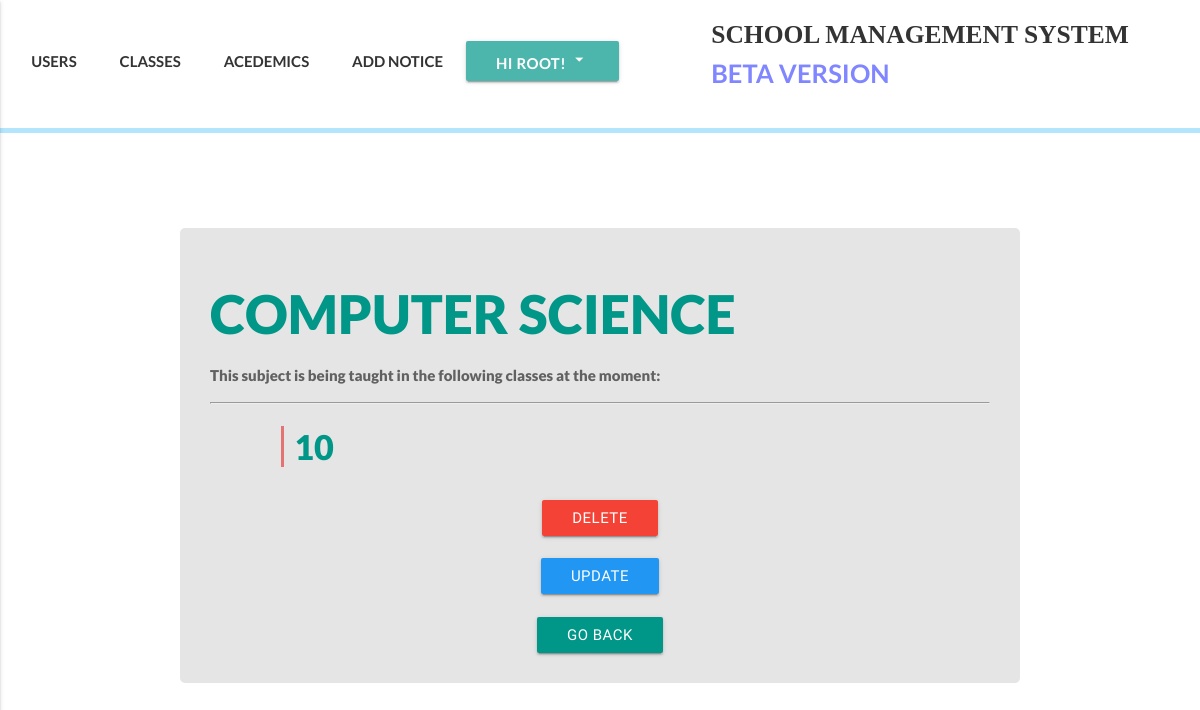
/academics/2/ (signed in), run on the app's committed database.
### accounts/models.py (models this page shows, shortened)
class User(AbstractBaseUser):
    email = models.EmailField(
        verbose_name='email address',
        max_length=255,
        unique=True,
    )
    date_of_birth = models.DateField(null=True)
    is_active = models.BooleanField(default=True)
    is_admin = models.BooleanField(default=False)
    is_teacher = models.BooleanField(default=False)
    is_student = models.BooleanField(default=False)
    bio = models.TextField(blank=True, help_text='write something about yourself...')
    phone_regex = RegexValidator(regex=r'^\+?1?\d{9,15}$', message="Phone number must be entered in the format: '+999999999'. Up to 15 digits allowed.")
    phone_number = models.CharField(validators=[phone_regex], max_length=17, blank=True, help_text="Phone number must be entered in the format: '+999999999'. Up to 15 digits allowed.") # validators should be a list
    first_name = models.CharField(max_length=225)
    last_name = models.CharField(max_length=225)
    address = models.CharField(max_length=225, blank=True)
    part_of = models.ForeignKey(Klasses, null=True, blank=True, related_name="partof", on_delete=models.SET_NULL)
    image = models.ImageField(upload_to="profile_pictures", blank=True)
    objects = MyUserManager()
    USERNAME_FIELD = 'email'
    REQUIRED_FIELDS = ['first_name', 'last_name', 'phone_number']
    def get_absolute_url(self):
        return reverse('user_detail', kwargs={'id':self.id})

### academics/models.py (models this page shows, shortened)
class Subject(models.Model):
    name = models.CharField(max_length=225)
    klass = models.ManyToManyField(Klasses, related_name='subjects')
    def get_delete_url(self):
        return reverse('subject-delete', kwargs={'id':self.id})
    def get_update_url(self):
        return reverse('subject-update', kwargs={'id':self.id})

### klass/models.py (models this page shows, shortened)
class Klasses(models.Model):
    id = models.AutoField(primary_key=True)
    name = models.CharField(max_length=50)
    def get_absolute_url(self):
        return reverse('klasses_detail_view', kwargs={'id':self.id})

### academics/views.py (the view)
# urls.py: url(r'^(?P<id>[\w-]+)/$', subject_detail_view, name='subject-detail'),
def subject_detail_view(request, id):
    if request.user.is_authenticated and request.user.is_admin:
        subject = get_object_or_404(Subject, id=id)
        template_name = "academics/subject/subject_detail.html"
        context = {
            "subject":subject
        }
        return render(request, template_name, context)
    else:
        raise Http404

### templates/academics/subject/subject_detail.html (shortened to what this page needs)
{% extends 'index.html' %}
{% block customcss %}
{% load static %}
<link rel="stylesheet" href="{% static 'css/userrs.css' %}">
<link rel="stylesheet" href="{% static 'css/academics/subjects/subject_list.css' %}">
{% endblock customcss %}
{% block content %}
  <div class="register-bg">
    <div class="classes-boi hoverable grey-text text-darken-2">
      <h2 class="my-heada">{{subject.name}}</h2>
      {% if subject.klass.all  %}
      <div class="my-text">
        <p>This subject is being taught in the following classes at the moment: </p> <hr>
      </div>
      <div class="row">
      <div class="col xl16 l12 m12 s12">
        <div class="my-list">
          {% for klass in subject.klass.all %}
          <h4><a href="{{klass.get_absolute_url}}">{{klass.name}}</a></h4>
          {% endfor %}
        </div>
      </div>
      </div>
      {% else %}
      <div class="my-text">
        <p>This subject isn't being taught in any classes at the moment... </p> <hr>
      </div>
      {% endif %}
      <a href="{{subject.get_delete_url}}" class="btn red waves-teal waves-effect">DELETE</a> <br> <br>
        <a href="{{subject.get_update_url}}" class="btn blue waves-teal waves-effect">UPDATE</a> <br> <br>
      <a href="{% url 'subject-list' %}" class="btn teal waves-red waves-effect">Go Back</a>
  </div>
  </div>
{% endblock content %}

### templates/index.html (shortened to what this page needs)
<!DOCTYPE html>
<html lang="en">
<head>
  {% load static %}
  <link rel="stylesheet" href="https://cdnjs.cloudflare.com/ajax/libs/animate.css/3.5.2/animate.min.css">
  <link rel="stylesheet" href="{% static 'materialize/css/materialize.min.css' %}">
  {% block headercss %} <link rel="stylesheet" href="{% static 'css/header.css' %}"> {% endblock headercss %}
  {% block customcss %} <link rel="stylesheet" href="{% static 'css/home.css' %}"> {% endblock customcss %}
</head>
<body>
  {% block new_page %}
  <header>
    <div class="my-nav">
      <div class="row">
        <div class="col xl7 l7 m7 s12 ma-nav">
          <ul class="nav-ul" >
            {% block headernavs %}
            {% if request.user.is_authenticated %}
              {% if request.user.is_student %}
              <li><a href="{% url 'semester-view' %}" class="waves-effect waves-teal">MY GRADES</a></li>
              <li><a href="{{request.user.part_of.get_absolute_url}}" class="waves-effect waves-teal">MY CLASS</a></li>
              <li><a href="/academics/attendence/{{request.user.id}}" class="waves-effect waves-teal">ATTENDENCE</a></li>
              <a class='dropdown-button btn my-dropdown teal lighten-2' data-beloworigin="true" href='#' data-activates='dropdown1'>Hi {{request.user.first_name}}! <i class="medium material-icons">arrow_drop_down</i></a>
              <ul id='dropdown1' class='dropdown-content'>
               <li><a href="{{request.user.get_absolute_url}}">Profile</a></li>
               <li><a href="{% url 'change_password' %}">Change Password</a></li>
               <li><a href="{% url 'logout_view' %}">Logout</a></li>
             </ul>
              {% elif request.user.is_admin %}
              <li><a href="{% url 'user_view' %}" class="waves-effect waves-teal">USERS</a></li>
              <li><a href="{% url 'klasses_list_view' %}" class="waves-effect waves-teal">CLASSES</a></li>
              <li><a href="{% url 'academics_view' %}" class="waves-effect waves-teal">ACEDEMICS</a></li>
              <li><a href="#" class="waves-effect waves-teal">ADD NOTICE</a></li>
              <a class='dropdown-button btn my-dropdown teal lighten-2' data-beloworigin="true" href='#' data-activates='dropdown1'>Hi {{request.user.first_name}}! <i class="medium material-icons">arrow_drop_down</i></a>
              {% endif %}
            {% else %}
            <li><a href="{% url 'login_view' %}" class="waves-effect waves-teal"><span>LOGIN</span></a></li>
            {% endif %}
            {% endblock headernavs %}
          </ul>
        </div>
        <div class="col s2">
        </div>
        <div class="col xl5 l5 m5 offset-10">
          <a href="{% url 'home' %}" class='my-logo'>SCHOOL MANAGEMENT SYSTEM<br><span class="qaka"> BETA VERSION</span></a>
        </div>
    </div>
    </div>
    <div class='little-bar'></div>
  </header>
  {% block content %}{% endblock content %}
{% endblock new_page %}
</body>
</html>

### static/css/header.css (style rules this page uses)
.my-nav { font-family: lato; font-weight:bold; background-color: #fff; height:100%; padding-top:15px; padding-bottom: 0; margin-bottom:0; }
.my-dropdown { padding-bottom:40px; }
.little-bar { height:5px; background-color: #b3e5fc; }
.my-nav ul li { display: inline; }
.my-nav ul li a, .disable { padding: 20px 20px 20px 20px; color: #333; transition: 0.4s; }
.my-logo { font-family:kelson sans; color:#333; text-align:right; font-size:1.7em; transition: 0.4s; }
.qaka { color: #8086ff; font-family:lato; }

### static/css/userrs.css (style rules this page uses)
.register-bg { padding: 3em 0em; margin-top: 50px; }
.classes-boi { border-radius: 5px; text-align:center; margin-top:10vh; width:70%; margin: auto; background-color: #e5e5e5 ; padding:2em; }
.classes-boi h3, .classes-boi h4, .classes-boi p { font-family: lato; font-weight:1000; }

### static/css/academics/subjects/subject_list.css (style rules this page uses)
.my-heada { text-transform: uppercase; font-weight: 1000; font-family: lato; text-align: left; color:#009688; }
.my-text, .my-list, .my-list-klasses { text-align: left; }
.my-list h4 a { color: #009688; border-left: solid 3px #e57373; padding-left: 10px; margin-left: 5vw; transition-duration: 0.3s; }

### data on the page
User: user.first_name "ROOT"
Subject: name "COMPUTER SCIENCE"
Klasses: name "10"
